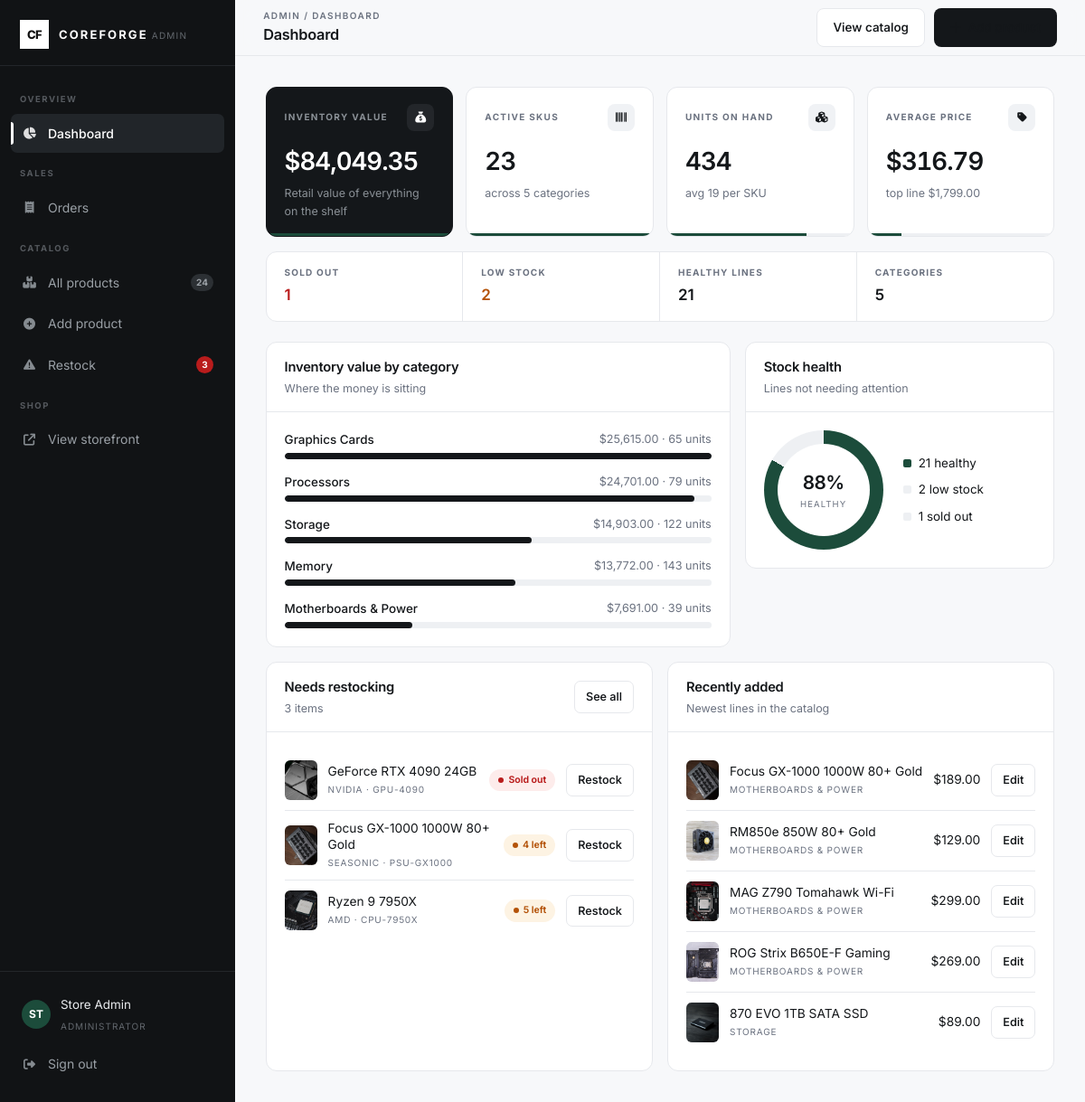
Page /manage_products.php (signed in) on the committed database.
### tables this page shows
CREATE TABLE products (
  id          INT AUTO_INCREMENT PRIMARY KEY,
  name        VARCHAR(255)   NOT NULL,
  category    VARCHAR(100)   NOT NULL,
  sku         VARCHAR(50)    NOT NULL UNIQUE,
  brand       VARCHAR(100)   NOT NULL,
  price       DECIMAL(10,2)  NOT NULL DEFAULT 0.00,
  stock       INT            NOT NULL DEFAULT 0,
  description TEXT,
  image       VARCHAR(120)   NOT NULL DEFAULT 'cpu-7600.jpg',
  created_at  TIMESTAMP      DEFAULT CURRENT_TIMESTAMP,
  INDEX idx_category (category)
);

### partials/config.php (called while the page is built, shortened)
<?php
function e(?string $v): string {
    return htmlspecialchars($v ?? '', ENT_QUOTES, 'UTF-8');
}
function money($v): string {
    return '$' . number_format((float)$v, 2);
}

### manage_products.php (the view, shortened to what this page needs)
<?php
require_once __DIR__ . '/partials/auth.php';
$view = $_GET['view'] ?? 'dashboard';
$products = $pdo->query("SELECT * FROM products ORDER BY category, name")->fetchAll();
$stats = $pdo->query("SELECT COUNT(*) total, COALESCE(SUM(stock),0) units, COALESCE(SUM(price*stock),0) value,
                             COALESCE(AVG(price),0) avgprice, SUM(stock = 0) oos,
                             SUM(stock > 0 AND stock <= 5) low, COALESCE(MAX(price),0) top
                      FROM products")->fetch();
$byCat = [];
foreach ($pdo->query("SELECT category, COUNT(*) n, COALESCE(SUM(stock),0) units, COALESCE(SUM(price*stock),0) val
                      FROM products GROUP BY category ORDER BY val DESC") as $r) {
    $byCat[$r['category']] = ['n'=>(int)$r['n'], 'units'=>(int)$r['units'], 'val'=>(float)$r['val']];
}
$maxVal   = max(1, max(array_column($byCat, 'val') ?: [1]));
$alerts   = $pdo->query("SELECT * FROM products WHERE stock <= 5 ORDER BY stock ASC, name ASC")->fetchAll();
$newest   = $pdo->query("SELECT * FROM products ORDER BY id DESC LIMIT 5")->fetchAll();
$healthy  = max(0, (int)$stats['total'] - count($alerts));
$healthPc = $stats['total'] ? round($healthy / $stats['total'] * 100) : 0;
$alertCount   = count($alerts);
$productTotal = (int)$stats['total'];
$topActions = $view === 'products'
    ? '<a class="ab ab-primary" href="manage_products.php?view=add"><i class="fa-solid fa-plus"></i> Add product</a>'
    : ($view === 'dashboard'
        ? '<a class="ab ab-ghost" href="manage_products.php?view=products">View catalog</a><a class="ab ab-primary" href="manage_products.php?view=add"><i class="fa-solid fa-plus"></i> Add product</a>'
        : '<a class="ab ab-ghost" href="manage_products.php?view=products"><i class="fa-solid fa-arrow-left"></i> Back to catalog</a>');
require __DIR__ . '/partials/admin_header.php';
?>
<?php if ($view === 'dashboard'): ?>
  <div class="kpis">
    <div class="kpi feature rv">
      <div class="kpi-top"><span class="kpi-k">Inventory value</span><span class="kpi-ico"><i class="fa-solid fa-sack-dollar"></i></span></div>
      <div class="kpi-v" data-count="<?= (float)$stats['value'] ?>" data-prefix="$" data-dp="2">$0.00</div>
      <div class="kpi-foot">Retail value of everything on the shelf</div>
      <div class="kpi-rail"><i data-fill="100"></i></div>
    </div>
    <div class="kpi rv">
      <div class="kpi-top"><span class="kpi-k">Active SKUs</span><span class="kpi-ico"><i class="fa-solid fa-barcode"></i></span></div>
      <div class="kpi-v" data-count="<?= $productTotal ?>">0</div>
      <div class="kpi-foot">across <?= count($byCat) ?> categories</div>
      <div class="kpi-rail"><i data-fill="100"></i></div>
    </div>
    <div class="kpi rv">
      <div class="kpi-top"><span class="kpi-k">Units on hand</span><span class="kpi-ico"><i class="fa-solid fa-cubes"></i></span></div>
      <div class="kpi-v" data-count="<?= (int)$stats['units'] ?>">0</div>
      <div class="kpi-foot">avg <?= $productTotal ? round($stats['units'] / $productTotal) : 0 ?> per SKU</div>
      <div class="kpi-rail"><i data-fill="<?= min(100, round($stats['units'] / 6)) ?>"></i></div>
    </div>
    <div class="kpi rv">
      <div class="kpi-top"><span class="kpi-k">Average price</span><span class="kpi-ico"><i class="fa-solid fa-tag"></i></span></div>
      <div class="kpi-v" data-count="<?= (float)$stats['avgprice'] ?>" data-prefix="$" data-dp="2">$0.00</div>
      <div class="kpi-foot">top line <?= money($stats['top']) ?></div>
      <div class="kpi-rail"><i data-fill="<?= $stats['top'] ? round($stats['avgprice'] / $stats['top'] * 100) : 0 ?>"></i></div>
    </div>
  </div>
  <div class="mini rv">
    <div><div class="k">Sold out</div><div class="v" style="color:<?= $stats['oos'] ? 'var(--bad)' : 'var(--ink2)' ?>"><?= (int)$stats['oos'] ?></div></div>
    <div><div class="k">Low stock</div><div class="v" style="color:<?= $stats['low'] ? 'var(--warn)' : 'var(--ink2)' ?>"><?= (int)$stats['low'] ?></div></div>
    <div><div class="k">Healthy lines</div><div class="v"><?= $healthy ?></div></div>
    <div><div class="k">Categories</div><div class="v"><?= count($byCat) ?></div></div>
  </div>
  <div style="display:grid;grid-template-columns:1.5fr 1fr;gap:16px;align-items:start" class="dash-grid">
    <div class="card2 rv">
      <div class="card2-head">
        <div><h2>Inventory value by category</h2><div class="sub">Where the money is sitting</div></div>
      </div>
      <div class="card2-body bars2">
        <?php foreach ($byCat as $cat => $d): ?>
          <div class="bar2 <?= $d['units'] < 20 ? 'warn' : '' ?>">
            <span class="nm"><?= e($cat) ?></span>
            <span class="vl"><?= money($d['val']) ?> &middot; <?= $d['units'] ?> units</span>
            <span class="track"><span class="fill" data-fill="<?= round($d['val'] / $maxVal * 100) ?>"></span></span>
          </div>
        <?php endforeach; ?>
      </div>
    </div>
    <div class="card2 rv">
      <div class="card2-head"><div><h2>Stock health</h2><div class="sub">Lines not needing attention</div></div></div>
      <div class="card2-body">
        <div class="donut-wrap">
          <div class="donut" data-donut="<?= $healthPc ?>">
            <div class="donut-txt"><span><b><?= $healthPc ?>%</b><span>Healthy</span></span></div>
          </div>
          <div class="legend">
            <div><span class="d" style="background:var(--brand)"></span><?= $healthy ?> healthy</div>
            <div><span class="d" style="background:#eef0f3"></span><?= (int)$stats['low'] ?> low stock</div>
            <div><span class="d" style="background:#eef0f3"></span><?= (int)$stats['oos'] ?> sold out</div>
          </div>
        </div>
      </div>
    </div>
  </div>
  <div style="display:grid;grid-template-columns:1fr 1fr;gap:16px;margin-top:16px" class="dash-grid">
    <div class="card2 rv">
      <div class="card2-head">
        <div><h2>Needs restocking</h2><div class="sub"><?= $alertCount ?> item<?= $alertCount === 1 ? '' : 's' ?></div></div>
        <a class="ab ab-ghost ab-sm" href="manage_products.php?view=restock">See all</a>
      </div>
      <div class="card2-body">
        <?php if (!$alerts): ?>
          <div class="empty2"><div class="ic"><i class="fa-solid fa-circle-check"></i></div><p>Everything is comfortably in stock.</p></div>
        <?php else: foreach (array_slice($alerts, 0, 4) as $al): ?>
          <div class="alert-row">
            <img src="assets/img/<?= e($al['image']) ?>" alt="">
            <span class="g"><span class="nm"><?= e($al['name']) ?></span><span class="sk"><?= e($al['brand']) ?> &middot; <?= e($al['sku']) ?></span></span>
            <span class="pill <?= $al['stock'] == 0 ? 'out' : 'low' ?>"><span class="dot"></span><?= $al['stock'] == 0 ? 'Sold out' : $al['stock'] . ' left' ?></span>
            <a class="ab ab-ghost ab-sm" href="manage_products.php?edit=<?= (int)$al['id'] ?>">Restock</a>
          </div>
        <?php endforeach; endif; ?>
      </div>
    </div>
    <div class="card2 rv">
      <div class="card2-head"><div><h2>Recently added</h2><div class="sub">Newest lines in the catalog</div></div></div>
      <div class="card2-body">
        <?php foreach ($newest as $p): [$c, $l] = stockTag((int)$p['stock']); ?>
          <div class="alert-row">
            <img src="assets/img/<?= e($p['image']) ?>" alt="">
            <span class="g"><span class="nm"><?= e($p['name']) ?></span><span class="sk"><?= e($p['category']) ?></span></span>
            <span class="nm"><?= money($p['price']) ?></span>
            <a class="ab ab-ghost ab-sm" href="manage_products.php?edit=<?= (int)$p['id'] ?>">Edit</a>
          </div>
        <?php endforeach; ?>
      </div>
    </div>
  </div>
<?php endif; ?>
<?php require __DIR__ . '/partials/admin_footer.php'; ?>

### rows in the picture
products: image (picture), name "GeForce RTX 4090 24GB", brand "NVIDIA", sku "GPU-4090", stock "Sold out"
products: image (picture), name "Focus GX-1000 1000W 80+ Gold", brand "SEASONIC", sku "PSU-GX1000", stock "4", category "MOTHERBOARDS & POWER", price "$189.00"
products: image (picture), name "Ryzen 9 7950X", brand "AMD", sku "CPU-7950X", stock "5"
products: image (picture), name "RM850e 850W 80+ Gold", category "MOTHERBOARDS & POWER", price "$129.00"
products: image (picture), name "MAG Z790 Tomahawk Wi-Fi", category "MOTHERBOARDS & POWER", price "$299.00"
products: image (picture), name "ROG Strix B650E-F Gaming", category "MOTHERBOARDS & POWER", price "$269.00"
products: image (picture), name "870 EVO 1TB SATA SSD", category "STORAGE", price "$89.00"

### other values in the picture
BRAND_FULL "COREFORGE"
$group "OVERVIEW"
$label "Dashboard"
$group "SALES"
$label "Orders"
$group "CATALOG"
$label "All products"
$badge "24"
$label "Add product"
$label "Restock"
$badge "3"
substr($me['display_name'] ?? 'A', 0, 2) "ST"
$me['display_name'] "Store Admin"
$me['role'] "ADMINISTRATOR"
$crumb "/ DASHBOARD"
